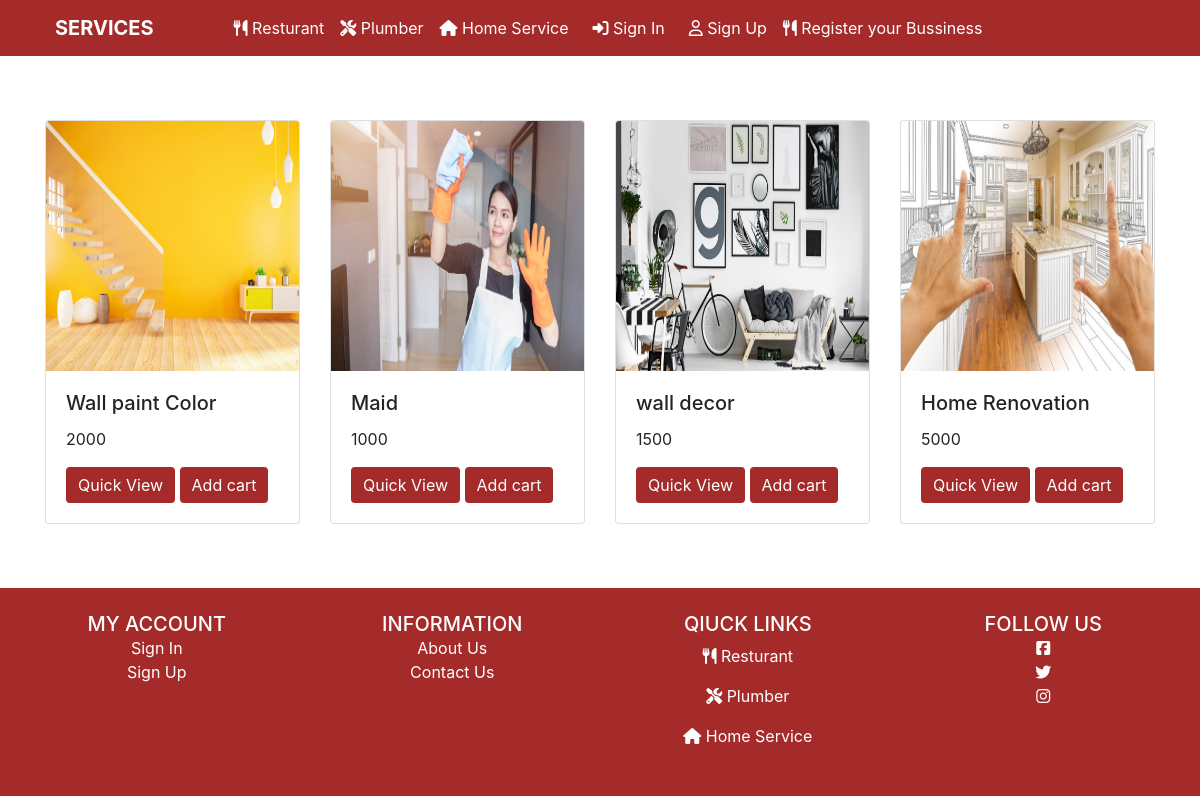
Screenshot of /Homeservice with the database file from the repository.
### serviceapp/models.py (models this page shows)
class bussiness(models.Model):
    CHOICES = (
        ('RESTURANT', 'Resturant'),
        ('PLUMBER', 'Plumber'),
        ('HOMESERVICE', 'Home Service'),
    )
    name = models.CharField(max_length=30)
    price = models.IntegerField()
    rating = models.IntegerField()
    location = models.CharField(max_length=30)
    description = models.TextField(blank=True, null=True)
    img = models.ImageField(upload_to='pics')
    category = models.CharField(
        max_length=15,
        choices=CHOICES
        )

### serviceapp/views.py (the view)
# urls.py: path('Homeservice', views.hom , name='ho'),
def hom(request):
    home = bussiness.objects.filter(category='HOMESERVICE').all()
    return render(request,'homeservice.html', {'hom': home})

### templates/homeservice.html (shortened to what this page needs)
{% extends 'base.html' %}
{% load static %}
{% block content %}
<div class="container my-5">
    <div class="row">
        {% for de in hom %}
        <div class="col-lg-3 col-md-6 col-12 my-3 d-flex justify-content-center ">
            <div class="card" style="width: 18rem;">
                <img class="card-img-top" src="{{de.img.url}}" alt="Card image cap" style="height: 250px; ">
                <div class="card-body">
                    <h5 class="card-title ">{{de.name}}</h5>
                    <p class="card-text">{{de.price}}</p>
                    <a href="{% url  'quickview'  de.id %}"><button class="btn"
                            style="background-color: brown;outline:none;border: none; box-shadow: none; color:white"> Quick View </button></a>
                    <button class="add-to-cart btn" style="background-color: brown;outline:none;border: none; box-shadow: none; color:white" id="{{de.id}}">Add cart</button>
                </div>
            </div>
        </div>
        {% endfor %}
    </div>
</div>
{% endblock %}

### rows the page displays
bussiness: img (picture), name "Wall paint Color", price "2000"
bussiness: img (picture), name "Maid", price "1000"
bussiness: img (picture), name "wall decor", price "1500"
bussiness: img (picture), name "Home Renovation", price "5000"
